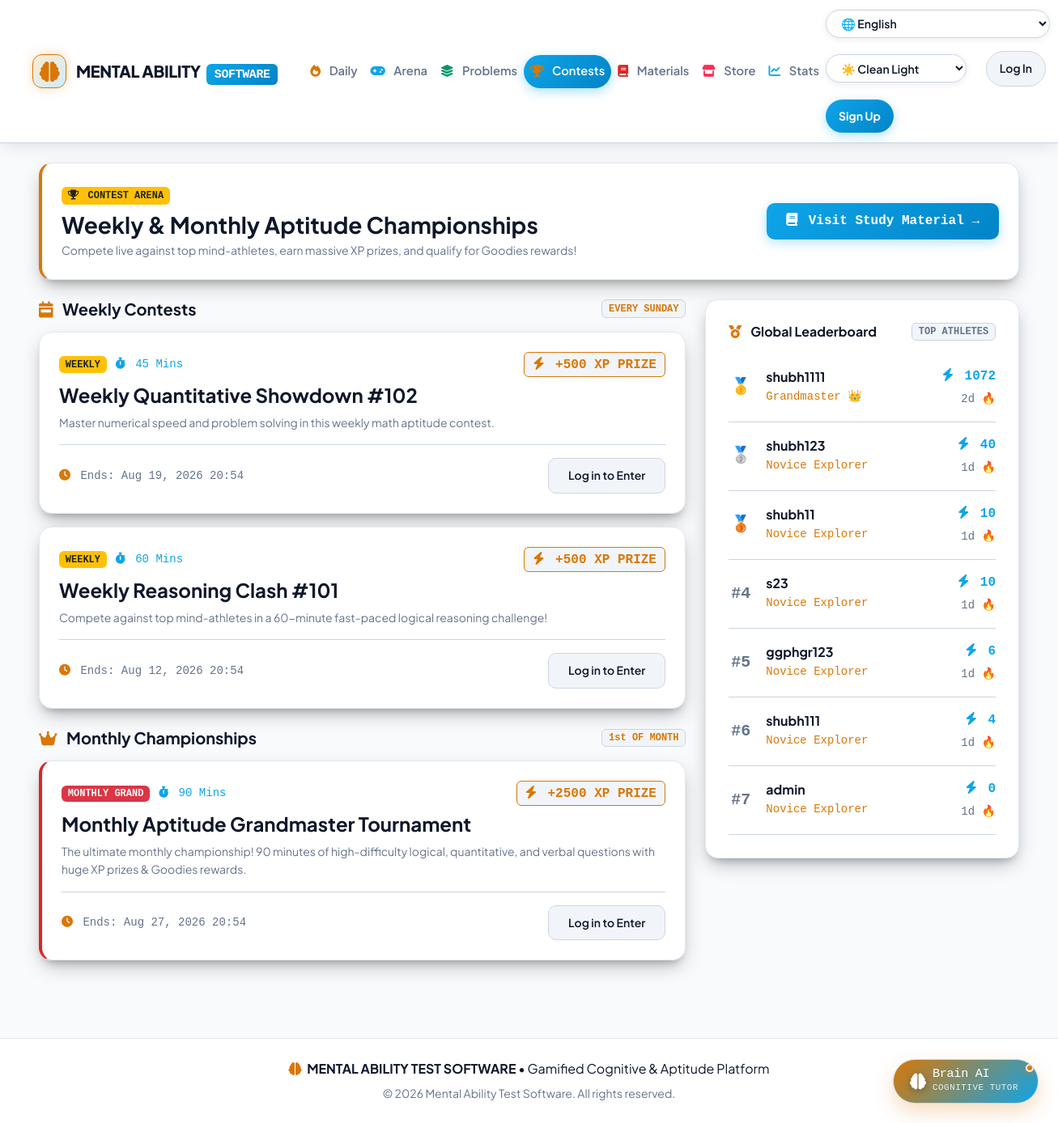
The page /contests/ on the database as committed earlier.
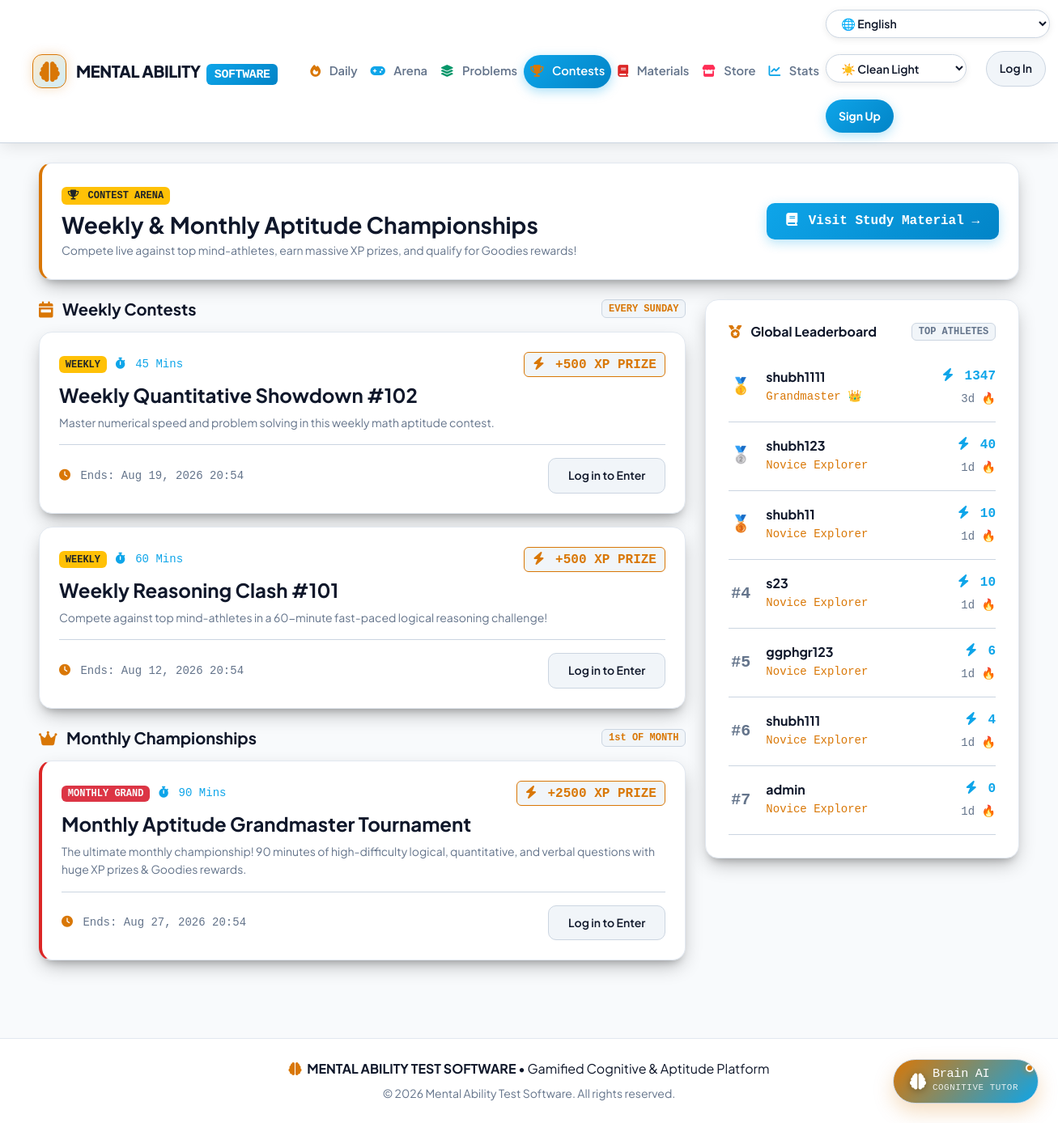
The same page on the database as committed later.
### quiz/models.py (models this page shows, shortened)
class UserProfile(models.Model):
    user = models.OneToOneField('auth.User', on_delete=models.CASCADE, related_name='profile')
    streak_count = models.IntegerField(default=0)
    last_active_date = models.DateField(null=True, blank=True)
    total_xp = models.IntegerField(default=0)
    solved_questions_count = models.IntegerField(default=0)
    @property
    def rank_title(self):
        if self.total_xp >= 1000:
            return "Grandmaster 👑"
        elif self.total_xp >= 500:
            return "Mind Master 🧠"
        elif self.total_xp >= 200:
            return "Aptitude Scholar 🎓"
        elif self.total_xp >= 50:
            return "Problem Solver ⚡"
        else:
            return "Novice Explorer"

### quiz/views.py (the view)
# urls.py: path('contests/', views.contests, name='contests'),
def contests(request):
    profile = get_or_create_user_profile(request.user) if request.user.is_authenticated else None
    weekly_contests = Contest.objects.filter(contest_type=Contest.WEEKLY)
    monthly_contests = Contest.objects.filter(contest_type=Contest.MONTHLY)
    leaderboard = UserProfile.objects.select_related('user').order_by('-total_xp', '-solved_questions_count')[:10]
    context = {
        'profile': profile,
        'weekly_contests': weekly_contests,
        'monthly_contests': monthly_contests,
        'leaderboard': leaderboard,
    }
    return render(request, 'quiz/contests.html', context)

### templates/quiz/contests.html (shortened to what the changed rows need)
{% extends 'base.html' %}
{% block content %}
<div class="row g-4 mb-4">
  <div class="col-lg-4">
    <div class="lc-card sticky-top" style="top: 100px;">
      <div class="list-group list-group-flush">
        {% for rank_user in leaderboard %}
          <div class="list-group-item d-flex justify-content-between align-items-center px-0 py-3 bg-transparent border-bottom" style="border-color: var(--lc-border-highlight) !important;">
            <div class="d-flex align-items-center gap-3">
              <div class="fw-bold font-monospace fs-5 text-center" style="width: 30px;">
                {% if forloop.counter == 1 %}🥇
                {% elif forloop.counter == 2 %}🥈
                {% elif forloop.counter == 3 %}🥉
                {% else %}<span style="color: var(--lc-text-muted);">#{{ forloop.counter }}</span>
                {% endif %}
              </div>
              <div>
                <h6 class="fw-bold mb-0" style="color: var(--lc-text);">{{ rank_user.user.username }}</h6>
                <small class="font-monospace" style="color: var(--lc-amber);">{{ rank_user.rank_title }}</small>
              </div>
            </div>
            <div class="text-end">
              <div class="fw-bold font-monospace" style="color: var(--lc-blue);"><i class="fas fa-bolt me-1"></i> {{ rank_user.total_xp }}</div>
              <small class="font-monospace" style="color: var(--lc-text-muted);">{{ rank_user.streak_count }}d 🔥</small>
            </div>
          </div>
        {% empty %}
          <p class="small text-center py-3 mb-0" style="color: var(--lc-text-muted);">No rankings recorded yet.</p>
        {% endfor %}
      </div>
    </div>
  </div>
</div>
{% endblock %}

Rows that differ between the two databases and show on the page:
changed UserProfile "Grandmaster 👑": total_xp "1072" → "1347"; streak_count "2" → "3"
